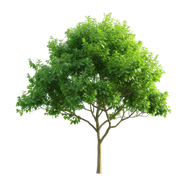
#> input picture images/tree_image.png, 194 x 194 px, shrunk from 360 x 360 before the run, found by its file name
$ python EnvVisualization.py
#> lines starting #> are read from the running program, lines starting #| are printed output that depends on the picture
# [83 lines of commented-out code are left out]


import numpy as np
import matplotlib.pyplot as plt
import matplotlib.image as mpimg
from matplotlib.offsetbox import OffsetImage, AnnotationBbox
import GPSReadings as gr

# Environment size in meters
env_width = 990.9186170273956
env_height =  1177.7359179099876

# Geographic bounds
min_lon = 149.0
max_lon = 149.2
min_lat = -35.4
max_lat = -35.0

# Conversion function for geospatial to grid coordinates
'''
(lon - min_lon) / (max_lon - min_lon) && (lat - min_lat) / (max_lat - min_lat) --> normalizing the longitude and latitude to a range between 0 and 1
then, multiplying bt width and height to scale these normalized values to the dimensions of the grid.
'''
def geo_to_grid(lon, lat, min_lon, max_lon, min_lat, max_lat, width, height):
    x = (lon - min_lon) / (max_lon - min_lon) * width
    y = (lat - min_lat) / (max_lat - min_lat) * height
    return x, y

# Convert start and goal nodes to grid coordinates
start_grid = geo_to_grid(gr.start_x, gr.start_y, min_lon, max_lon, min_lat, max_lat, env_width, env_height)
goal_grid = geo_to_grid(gr.end_x, gr.end_y, min_lon, max_lon, min_lat, max_lat, env_width, env_height)
print(f"start node = {start_grid}, goal node = {goal_grid}")

# Paths to obstacle images
image_paths = {
    'car': 'images/car_image.png',             # Replace with actual paths
    'rock': 'images/rock_image.png',
    'traffic_light': 'images/traffic_light_image.png',
    'tree': 'images/tree_image.png',
    'pedestrian': 'images/pedestrian_image.png'
}

# Define obstacle positions (longitude, latitude) relative to the environment
# Adjusting the positions to ensure they are within the environment grid dimensions and do not overlap
obstacle_positions = [
    ('tree', gr.start_x + 0.02, gr.start_y + 0.1),       # Trees on one side of the street
    ('tree', gr.start_x + 0.02, gr.start_y + 0.15),
    ('tree', gr.start_x + 0.02, gr.start_y + 0.2),
    ('tree', gr.start_x + 0.02, gr.start_y + 0.25),
    ('car', gr.start_x - 0.044, gr.start_y ),       # Parked cars on the other side
    ('car', gr.start_x - 0.09, gr.start_y + 0.15),
    ('car', gr.start_x - 0.086, gr.start_y),
    ('traffic_light', gr.start_x - 0.02, gr.start_y + 0.08), # Traffic light near the start
    ('rock', gr.start_x - 0.08, gr.start_y + 0.12),      # Random obstacles
    ('rock', gr.start_x - 0.0999, gr.start_y + 0.18),
    ('pedestrian', gr.start_x - 0.056, gr.start_y + 0.1),  # Pedestrians walking
    ('pedestrian', gr.start_x - 0.016, gr.start_y + 0.15)
]

def create_obstacles():
        from EnvVisualization import obstacle_positions
        obstacles = []
        for obs in obstacle_positions:
            if obs[0] == 'tree' or obs[0] == 'traffic_light':
                obstacles.append((obs[1], obs[2], 0.02))
            elif obs[0] == 'car':
                obstacles.append((obs[1] - 0.01, obs[2] - 0.02, obs[1] + 0.01, obs[2]+ 0.02))
            elif obs[0] == 'rock':
                obstacles.append((obs[1], obs[2], 0.01))
            elif obs[0] == 'pedestrian':
                obstacles.append((obs[1] - 0.005, obs[2] - 0.005, obs[1] + 0.005, obs[2] + 0.005))
        return obstacles

# Load image function
def load_image(image_path, zoom=0.1):
#> called with image_path = 'images/tree_image.png', zoom = 0.2
    img = mpimg.imread(image_path)
#> img is the input picture: shape (194, 194, 4) float32; mean R, G, B, A 0.109, 0.156, 0.0556, 0.272
    return OffsetImage(img, zoom=zoom)

# Convert obstacle positions to grid coordinates and load images
grid_obstacles = []
for obs in obstacle_positions:
    x, y = geo_to_grid(obs[1], obs[2], min_lon, max_lon, min_lat, max_lat, env_width, env_height)
    # zoom_level = 0.2 if obs[0] == 'tree' else 0.15  # Increase zoom level for better visibility
    if(obs[0] == 'tree'):
        zoom_level = 0.2
    elif(obs[0] == 'car'):
        zoom_level = 0.07
    else:
        zoom_level = 0.15

    img = load_image(image_paths[obs[0]], zoom=zoom_level)
    grid_obstacles.append((img, x, y))
    print(f"Obstacle: {obs[0]}, Grid Position: ({x}, {y})")  # Debug print

# Create a plot
fig, ax = plt.subplots(figsize=(12, 10))

# Plot the environment boundaries
plt.xlim(0, env_width)
plt.ylim(0, env_height)

# Plot the start and goal nodes
plt.plot(start_grid[0], start_grid[1], 'go', label='Start Node')
plt.plot(goal_grid[0], goal_grid[1], 'ro', label='Goal Node')

# Plot the obstacles with images
for obstacle in grid_obstacles:
    img_box = AnnotationBbox(obstacle[0], (obstacle[1], obstacle[2]), frameon=False)
    ax.add_artist(img_box)

# Add labels and title
plt.xlabel('Width (m)')
plt.ylabel('Height (m)')
plt.title('Realistic Street Environment with Obstacles')
plt.legend()

# Adding grid lines for better visualization
plt.grid(which='both', color='grey', linestyle='-', linewidth=0.5)
plt.xticks(np.arange(0, env_width, 50))
plt.yticks(np.arange(0, env_height, 50))

# Show the plot
plt.show()
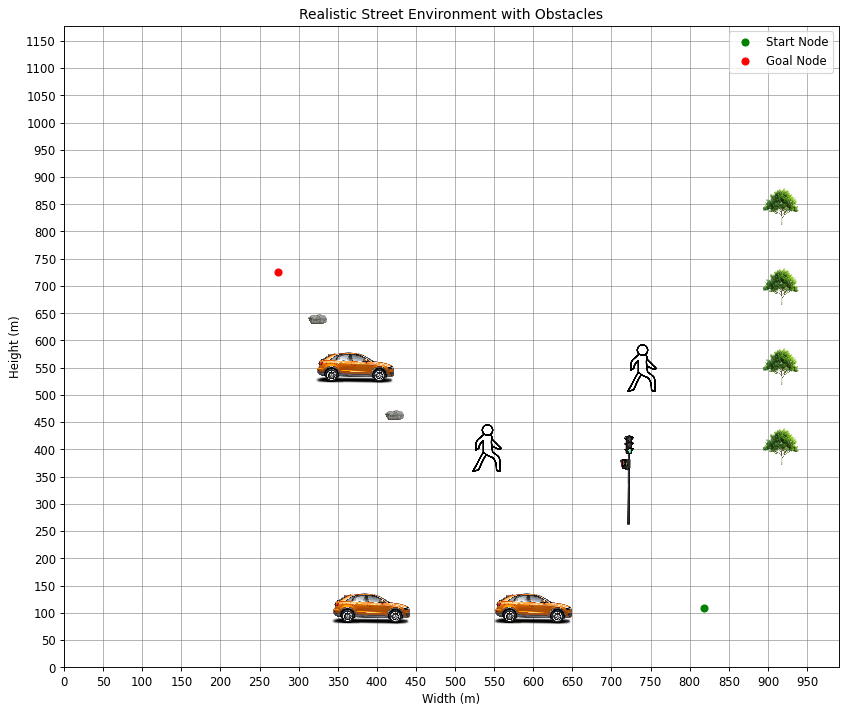
#> figure drawn by matplotlib, 1 panel
